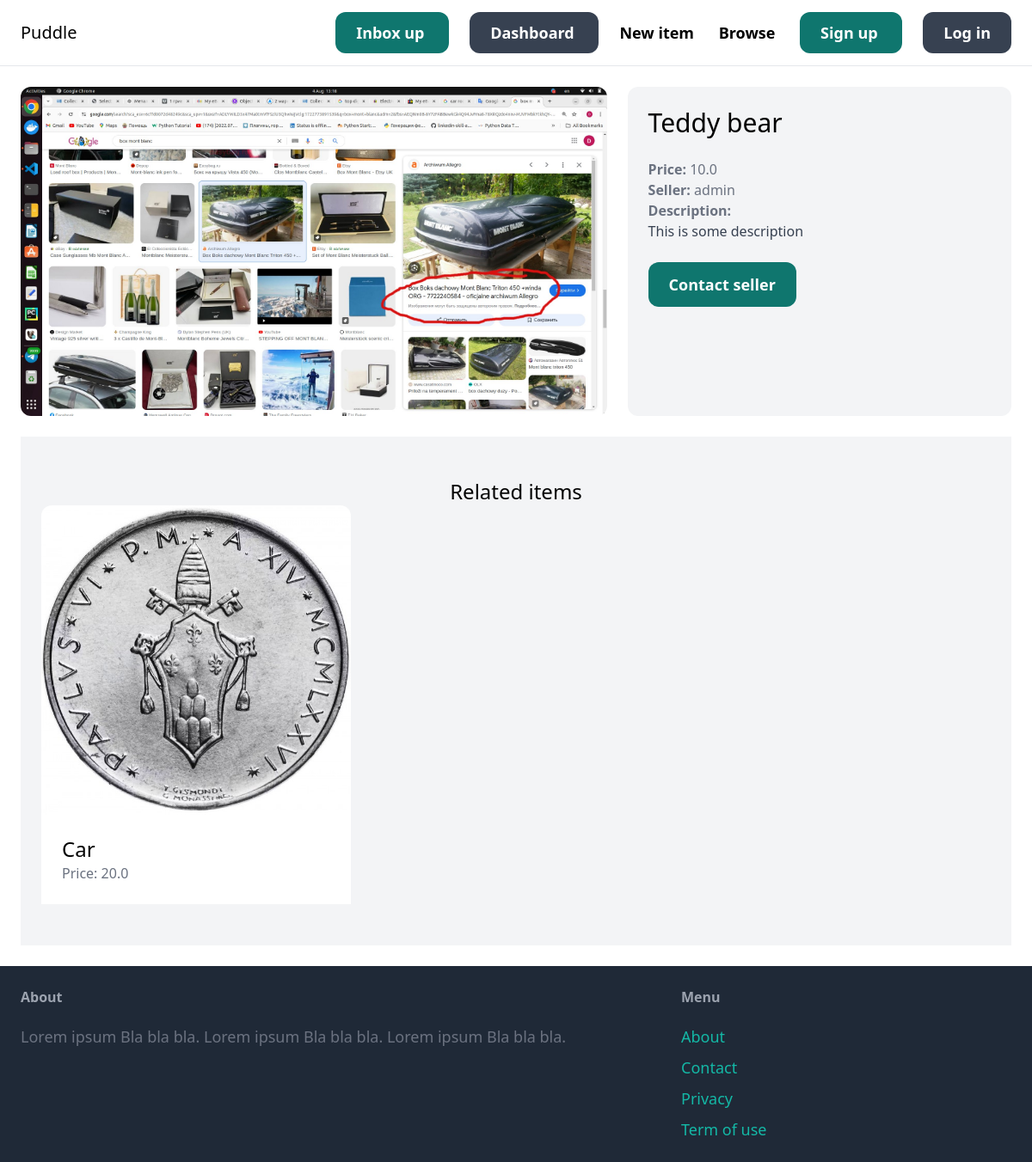
Page /items/1/ on the committed database.
### item/models.py (models this page shows, shortened)
class Item(models.Model):
    category = models.ForeignKey(Category, related_name='items', on_delete=models.CASCADE)
    name = models.CharField(max_length=255)
    description = models.TextField(blank=True, null=True)
    price = models.FloatField()
    image = models.ImageField(upload_to='item_images', blank=True, null=True)
    is_sold = models.BooleanField(default=False)
    created_by = models.ForeignKey(User, related_name='items', on_delete=models.CASCADE)
    created_at = models.DateTimeField(auto_now_add=True)

### item/views.py (the view)
# urls.py: path('<int:pk>/', views.detail, name='detail'),
def detail(request, pk):
    item = get_object_or_404(Item, pk=pk)
    related_items = Item.objects.filter(category=item.category, is_sold=False).exclude(pk=pk)[:3]
    return render(request, 'item/detail.html', {
        'item': item,
        'related_items': related_items,
    })

### item/templates/item/detail.html (shortened to what this page needs)
{% extends 'core/base.html' %}
{% block content %}
<div class="grid grid-cols-5 gap-6">
    <div class="col-span-3">
        <img src="{{ item.image.url}}" alt="" class="rounded-xl">
    </div>
    <div class="col-span-2 p-6 bg-gray-100 rounded-xl">
        <h1 class="mb-6 text-3xl">{{ item.name }}</h1>
        <p class="text-gray-500"><strong> Price: </strong> {{item.price }} </p>
        <p class="text-gray-500"><strong> Seller: </strong> {{item.created_by.username }} </p>
        {% if item.description %}
        <p class="text-gray-700">
            <strong class="text-gray-500"> Description: </strong>
            <br>
            {{item.description }}
        </p>
        {% endif %}
        {% if request.user == item.created_by %}
        <div class="mt-6 p-6 bg-white rounded-xl">
            <p>This is your item</p>
            <a href="{% url 'item:edit' item.id %}"
               class="inline-block mt-6 px-6 py-3 text-lg font-semibold bg-teal-500 text white rounded-xl"> Edit </a>
            <a href="{% url 'item:delete' item.id %}"
               class="inline-block mt-6 px-6 py-3 text-lg font-semibold bg-red-500 text white rounded-xl"> Delete </a>
        </div>
        {% else %}
        <a href="{% url 'conversation:new' item.id %}"
           class="inline-block mt-6 px-6 py-3 text-lg font-semibold bg-teal-500 text-white rounded-xl hover: bg-teal-700">
            Contact seller
        </a>
        {% endif %}
    </div>
</div>
<div class="mt-6 px-6 py-12 bg-gray-100 rounder-xl">
    <h2 class="mb12 text-2xl text-center"> Related items</h2>
    <div class="grid grid-cols-3 gap-3 ">
        {% for item in related_items %}
        <div>
            <a href="{% url 'item:detail' item.id %}">
                <div>
                    <img src="{{ item.image.url }}" class="rounded-t-xl" alt="">
                </div>
                <div class="p-6 bg-white rounder-b-xl">
                    <h2 class="text-2xl"> {{ item.name }} </h2>
                    <p class="text-gray-500"> Price: {{ item.price }}</p>
                </div>
            </a>
        </div>
        {% endfor %}
    </div>
</div>
{% endblock %}

### rows in the picture
Item: image (picture), name "Teddy bear", price "10.0", created_by.username "admin", description "This is some description"
Item: image (picture), name "Car", price "20.0"
